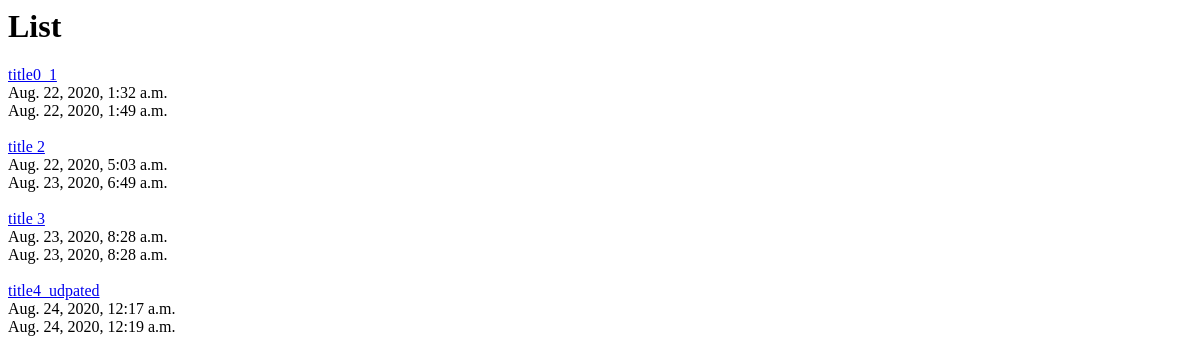
/posts/, run on an earlier commit of the app's database.
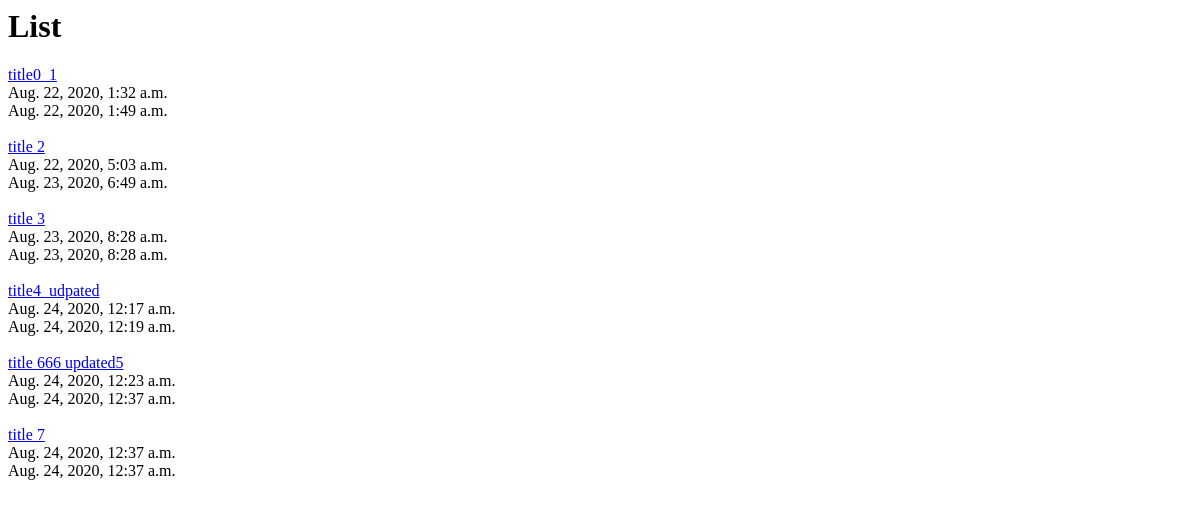
And on a later commit of the database.
### posts/models.py (models this page shows, shortened)
class Post(models.Model):
    title = models.CharField(max_length=24)
    content = models.TextField()
    updated = models.DateTimeField(auto_now=True, auto_now_add=False)
    timestamp = models.DateTimeField(auto_now=False, auto_now_add=True)
    def get_url(self):
        return reverse("posts:detail", kwargs={"id": self.id})

### posts/views.py (the view)
# urls.py: path('', views.post_list, name='list'),
def post_list(request):
    queryset = Post.objects.all()
    context = {
        "title": "List",
        "queryset": queryset,
    }
    return render(request, "index.html", context)

### templates/index.html (shortened to what this page needs)
<html>
<head>
</head>
<body>
    <h1>{{title}}</h1>
    {% for obj in queryset %}
        <a href='{{ obj.get_url }}'>{{ obj.title }} </a> <br />
        {{ obj.timestamp }} <br />
        {{ obj.updated }} <br />
        <br />
    {% endfor %}
</body>
</html>

What changed in the data, as far as the page shows it:
added Post: title "title 666 updated5", timestamp "Aug. 24, 2020, 12:23 a.m.", updated "Aug. 24, 2020, 12:37 a.m."
added Post: title "title 7", timestamp "Aug. 24, 2020, 12:37 a.m.", updated "Aug. 24, 2020, 12:37 a.m."
